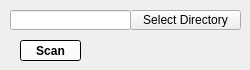
      <widget class="QWidget" name="page_2">
       <widget class="QPushButton" name="startscan">
        <property name="geometry">
         <rect>
          <x>20</x>
          <y>40</y>
          <width>61</width>
          <height>21</height>
         </rect>
        </property>
        <property name="palette">
         <palette>
          <active>
           <colorrole role="Button">
            <brush brushstyle="SolidPattern">
             <color alpha="255">
              <red>255</red>
              <green>255</green>
              <blue>255</blue>
             </color>
            </brush>
           </colorrole>
           <colorrole role="ButtonText">
            <brush brushstyle="SolidPattern">
             <color alpha="255">
              <red>0</red>
              <green>0</green>
              <blue>0</blue>
             </color>
            </brush>
           </colorrole>
           <colorrole role="Base">
            <brush brushstyle="LinearGradientPattern">
             <gradient startx="0.000000000000000" starty="1.000000000000000" endx="1.000000000000000" endy="0.159000000000000" type="LinearGradient" spread="PadSpread" coordinatemode="ObjectBoundingMode">
              <gradientstop position="0.000000000000000">
               <color alpha="255">
                <red>0</red>
                <green>73</green>
                <blue>0</blue>
               </color>
              </gradientstop>
              <gradientstop position="1.000000000000000">
               <color alpha="255">
                <red>0</red>
                <green>255</green>
                <blue>0</blue>
               </color>
              </gradientstop>
             </gradient>
            </brush>
           </colorrole>
           <colorrole role="Window">
            <brush brushstyle="LinearGradientPattern">
             <gradient startx="0.000000000000000" starty="1.000000000000000" endx="1.000000000000000" endy="0.159000000000000" type="LinearGradient" spread="PadSpread" coordinatemode="ObjectBoundingMode">
              <gradientstop position="0.000000000000000">
               <color alpha="255">
                <red>0</red>
                <green>73</green>
                <blue>0</blue>
               </color>
              </gradientstop>
              <gradientstop position="1.000000000000000">
               <color alpha="255">
                <red>0</red>
                <green>255</green>
                <blue>0</blue>
               </color>
              </gradientstop>
             </gradient>
            </brush>
           </colorrole>
          </active>
          <inactive>
           <colorrole role="Button">
            <brush brushstyle="SolidPattern">
             <color alpha="255">
              <red>255</red>
              <green>255</green>
              <blue>255</blue>
             </color>
            </brush>
           </colorrole>
           <colorrole role="ButtonText">
            <brush brushstyle="SolidPattern">
             <color alpha="255">
              <red>0</red>
              <green>0</green>
              <blue>0</blue>
             </color>
            </brush>
           </colorrole>
           <colorrole role="Base">
            <brush brushstyle="LinearGradientPattern">
             <gradient startx="0.000000000000000" starty="1.000000000000000" endx="1.000000000000000" endy="0.159000000000000" type="LinearGradient" spread="PadSpread" coordinatemode="ObjectBoundingMode">
              <gradientstop position="0.000000000000000">
               <color alpha="255">
                <red>0</red>
                <green>73</green>
                <blue>0</blue>
               </color>
              </gradientstop>
              <gradientstop position="1.000000000000000">
               <color alpha="255">
                <red>0</red>
                <green>255</green>
                <blue>0</blue>
               </color>
              </gradientstop>
             </gradient>
            </brush>
           </colorrole>
           <colorrole role="Window">
            <brush brushstyle="LinearGradientPattern">
             <gradient startx="0.000000000000000" starty="1.000000000000000" endx="1.000000000000000" endy="0.159000000000000" type="LinearGradient" spread="PadSpread" coordinatemode="ObjectBoundingMode">
              <gradientstop position="0.000000000000000">
               <color alpha="255">
                <red>0</red>
                <green>73</green>
                <blue>0</blue>
               </color>
              </gradientstop>
              <gradientstop position="1.000000000000000">
               <color alpha="255">
                <red>0</red>
                <green>255</green>
                <blue>0</blue>
               </color>
              </gradientstop>
             </gradient>
            </brush>
           </colorrole>
          </inactive>
          <disabled>
           <colorrole role="Button">
            <brush brushstyle="SolidPattern">
             <color alpha="255">
              <red>255</red>
              <green>255</green>
              <blue>255</blue>
             </color>
            </brush>
           </colorrole>
           <colorrole role="ButtonText">
            <brush brushstyle="SolidPattern">
             <color alpha="255">
              <red>120</red>
              <green>120</green>
              <blue>120</blue>
             </color>
            </brush>
           </colorrole>
           <colorrole role="Base">
            <brush brushstyle="LinearGradientPattern">
             <gradient startx="0.000000000000000" starty="1.000000000000000" endx="1.000000000000000" endy="0.159000000000000" type="LinearGradient" spread="PadSpread" coordinatemode="ObjectBoundingMode">
              <gradientstop position="0.000000000000000">
               <color alpha="255">
                <red>0</red>
                <green>73</green>
                <blue>0</blue>
               </color>
              </gradientstop>
              <gradientstop position="1.000000000000000">
               <color alpha="255">
                <red>0</red>
                <green>255</green>
                <blue>0</blue>
               </color>
              </gradientstop>
             </gradient>
            </brush>
           </colorrole>
           <colorrole role="Window">
            <brush brushstyle="LinearGradientPattern">
             <gradient startx="0.000000000000000" starty="1.000000000000000" endx="1.000000000000000" endy="0.159000000000000" type="LinearGradient" spread="PadSpread" coordinatemode="ObjectBoundingMode">
              <gradientstop position="0.000000000000000">
               <color alpha="255">
                <red>0</red>
                <green>73</green>
                <blue>0</blue>
               </color>
              </gradientstop>
              <gradientstop position="1.000000000000000">
               <color alpha="255">
                <red>0</red>
                <green>255</green>
                <blue>0</blue>
               </color>
              </gradientstop>
             </gradient>
            </brush>
           </colorrole>
          </disabled>
         </palette>
        </property>
        <property name="font">
         <font>
          <family>MS Sans Serif</family>
          <pointsize>9</pointsize>
          <weight>75</weight>
          <bold>true</bold>
         </font>
        </property>
        <property name="styleSheet">
         <string notr="true"/>
        </property>
        <property name="text">
         <string>Scan</string>
        </property>
       </widget>
       <widget class="QLineEdit" name="scandir">
        <property name="geometry">
         <rect>
          <x>10</x>
          <y>10</y>
          <width>121</width>
          <height>20</height>
         </rect>
        </property>
        <property name="styleSheet">
         <string notr="true"/>
        </property>
        <property name="frame">
         <bool>true</bool>
        </property>
        <property name="readOnly">
         <bool>true</bool>
        </property>
       </widget>
       <widget class="QPushButton" name="Browsedir">
        <property name="geometry">
         <rect>
          <x>130</x>
          <y>10</y>
          <width>111</width>
          <height>20</height>
         </rect>
        </property>
        <property name="styleSheet">
         <string notr="true"/>
        </property>
        <property name="text">
         <string>Select Directory</string>
        </property>
       </widget>
      </widget>
